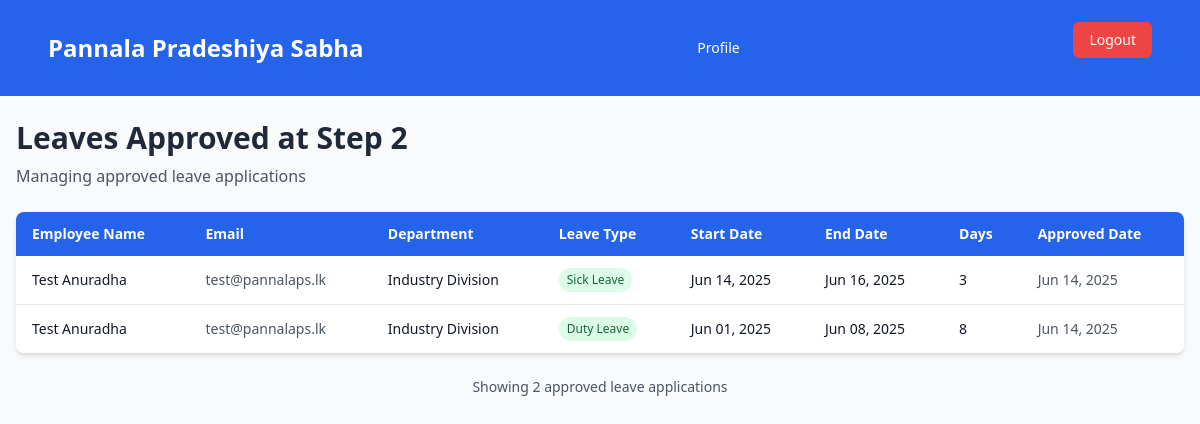
Before: /admin/reports.php (signed in) with the older database file.
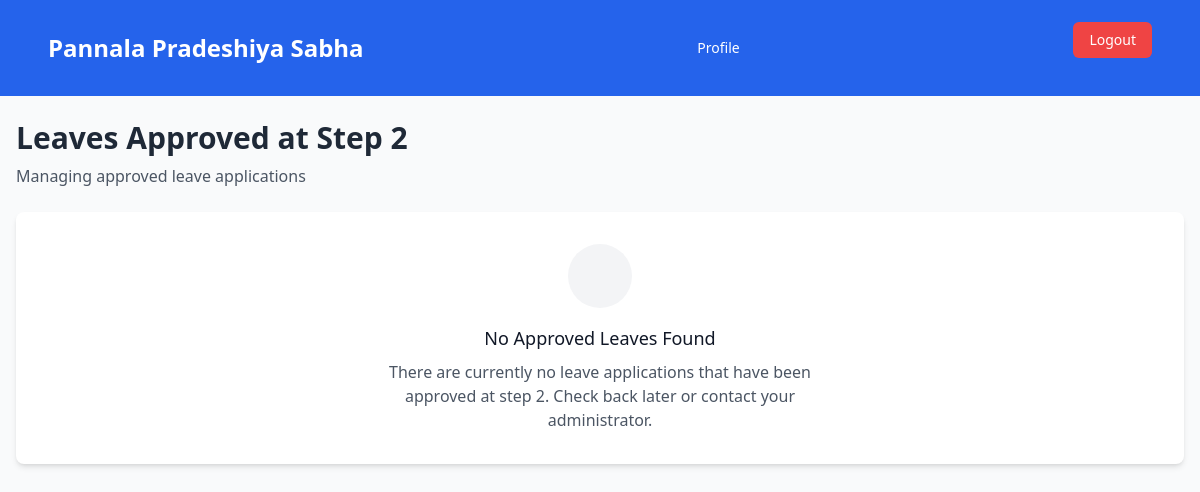
After: the same page with the newer database file.
### tables this page shows
CREATE TABLE `wp_leave_request` (
  `request_id` int NOT NULL,
  `user_id` int NOT NULL,
  `leave_type` varchar(50) DEFAULT NULL,
  `leave_start_date` date NOT NULL,
  `leave_end_date` date NOT NULL,
  `number_of_days` decimal(3,1) NOT NULL,
  `reason` text,
  `substitute` varchar(255) DEFAULT NULL,
  `status` int DEFAULT NULL COMMENT '1-pending, 2-accept, 3-reject',
  `step_1_approver_id` int DEFAULT NULL,
  `step_1_status` enum('pending','approved','rejected') DEFAULT 'pending',
  `step_1_date` datetime DEFAULT NULL,
  `step_2_approver_id` int DEFAULT NULL,
  `step_2_status` enum('pending','approved','rejected') DEFAULT 'pending',
  `step_2_date` datetime DEFAULT NULL,
  `step_3_approver_id` int DEFAULT NULL,
  `step_3_status` enum('pending','approved','rejected') DEFAULT 'pending',
  `step_3_date` datetime DEFAULT NULL,
  `final_status` enum('pending','approved','rejected') DEFAULT 'pending',
  `created_at` timestamp NOT NULL DEFAULT CURRENT_TIMESTAMP,
  `updated_at` timestamp NOT NULL DEFAULT CURRENT_TIMESTAMP ON UPDATE CURRENT_TIMESTAMP,
  `sub_office` varchar(255) NOT NULL,
  `office_type` enum('head','sub') DEFAULT 'head',
  `rejection_remark` text,
  `department_id` int DEFAULT NULL
);

CREATE TABLE `wp_pradeshiya_sabha_users` (
  `ID` int NOT NULL,
  `username` varchar(255) NOT NULL,
  `password` varchar(255) NOT NULL,
  `first_name` varchar(255) NOT NULL,
  `last_name` varchar(255) NOT NULL,
  `gender` enum('Male','Female') NOT NULL,
  `email` varchar(255) NOT NULL,
  `address` text NOT NULL,
  `NIC` varchar(12) NOT NULL,
  `service_number` varchar(50) NOT NULL,
  `phone_number` varchar(20) DEFAULT NULL,
  `designation` varchar(255) NOT NULL,
  `sub_office` varchar(255) NOT NULL,
  `date_of_joining` date NOT NULL,
  `created_at` timestamp NOT NULL DEFAULT CURRENT_TIMESTAMP,
  `updated_at` timestamp NOT NULL DEFAULT CURRENT_TIMESTAMP ON UPDATE CURRENT_TIMESTAMP,
  `leave_balance` decimal(3,1) NOT NULL DEFAULT '20.0',
  `duty_leave_count` int DEFAULT '0',
  `casual_leave_balance` decimal(3,1) NOT NULL DEFAULT '21.0',
  `sick_leave_balance` decimal(3,1) NOT NULL DEFAULT '24.0',
  `department_id` int DEFAULT NULL,
  `designation_id` int DEFAULT NULL
);

CREATE TABLE `wp_departments` (
  `department_id` int NOT NULL,
  `department_name` varchar(255) NOT NULL
);

### admin/reports.php (the view, shortened to what this page needs)
<?php
require "../includes/dbconfig.php";
require "../includes/navbar.php";
$sql = "
    SELECT lr.*, u.first_name, u.last_name, u.email, d.department_name
    FROM wp_leave_request lr
    JOIN wp_pradeshiya_sabha_users u ON lr.user_id = u.ID
    LEFT JOIN wp_departments d ON u.department_id = d.department_id
    WHERE lr.step_2_status = 'approved'
    ORDER BY lr.step_2_date DESC
";
$stmt = $conn->prepare($sql);
$stmt->execute();
$result = $stmt->get_result();
?>
<!DOCTYPE html>
<html lang="en">
<head>
    <script src="https://cdn.tailwindcss.com"></script>
</head>
<body class="bg-gray-50 min-h-screen">
    <div class="container mx-auto px-4 py-6 max-w-7xl">
        <div class="mb-6">
            <h1 class="text-2xl md:text-3xl font-bold text-gray-800 mb-2">
                Leaves Approved at Step 2
            </h1>
            <p class="text-gray-600 text-sm md:text-base">
                Managing approved leave applications
            </p>
        </div>
        <?php if ($result->num_rows > 0): ?>
            <div class="hidden lg:block">
                <div class="bg-white rounded-lg shadow-md overflow-hidden">
                    <table class="min-w-full">
                        <thead class="bg-blue-600 text-white">
                            <tr>
                                <th class="py-3 px-4 text-left text-sm font-semibold">Employee Name</th>
                                <th class="py-3 px-4 text-left text-sm font-semibold">Email</th>
                                <th class="py-3 px-4 text-left text-sm font-semibold">Department</th>
                                <th class="py-3 px-4 text-left text-sm font-semibold">Leave Type</th>
                                <th class="py-3 px-4 text-left text-sm font-semibold">Start Date</th>
                                <th class="py-3 px-4 text-left text-sm font-semibold">End Date</th>
                                <th class="py-3 px-4 text-left text-sm font-semibold">Days</th>
                                <th class="py-3 px-4 text-left text-sm font-semibold">Approved Date</th>
                            </tr>
                        </thead>
                        <tbody class="divide-y divide-gray-200">
                            <?php while ($row = $result->fetch_assoc()): ?>
                                <tr class="hover:bg-gray-50 transition-colors">
                                    <td class="py-3 px-4 text-sm text-gray-900">
                                        <?= htmlspecialchars($row['first_name'] . ' ' . $row['last_name']) ?>
                                    </td>
                                    <td class="py-3 px-4 text-sm text-gray-600">
                                        <?= htmlspecialchars($row['email']) ?>
                                    </td>
                                    <td class="py-3 px-4 text-sm text-gray-900">
                                        <?= htmlspecialchars($row['department_name'] ?? 'N/A') ?>
                                    </td>
                                    <td class="py-3 px-4 text-sm">
                                        <span class="inline-flex px-2 py-1 text-xs font-medium bg-green-100 text-green-800 rounded-full">
                                            <?= htmlspecialchars($row['leave_type']) ?>
                                        </span>
                                    </td>
                                    <td class="py-3 px-4 text-sm text-gray-900">
                                        <?= htmlspecialchars(date('M d, Y', strtotime($row['leave_start_date']))) ?>
                                    </td>
                                    <td class="py-3 px-4 text-sm text-gray-900">
                                        <?= htmlspecialchars(date('M d, Y', strtotime($row['leave_end_date']))) ?>
                                    </td>
                                    <td class="py-3 px-4 text-sm font-medium text-gray-900">
                                        <?= htmlspecialchars($row['number_of_days']) ?>
                                    </td>
                                    <td class="py-3 px-4 text-sm text-gray-600">
                                        <?= htmlspecialchars(date('M d, Y', strtotime($row['step_2_date']))) ?>
                                    </td>
                                </tr>
                            <?php endwhile; ?>
                        </tbody>
                    </table>
                </div>
            </div>
                <?php
                $result->data_seek(0);
                ?>
            <div class="mt-6 text-center">
                <p class="text-sm text-gray-600">
                    Showing <?= $result->num_rows ?> approved leave application<?= $result->num_rows !== 1 ? 's' : '' ?>
                </p>
            </div>
        <?php else: ?>
            <div class="bg-white rounded-lg shadow-md p-8 text-center">
                <div class="mx-auto w-16 h-16 bg-gray-100 rounded-full flex items-center justify-center mb-4">
                </div>
                <h3 class="text-lg font-medium text-gray-900 mb-2">No Approved Leaves Found</h3>
                <p class="text-gray-600 max-w-md mx-auto">
                    There are currently no leave applications that have been approved at step 2.
                    Check back later or contact your administrator.
                </p>
            </div>
        <?php endif; ?>
    </div>
</body>
</html>

### includes/navbar.php (shortened to what this page needs)
<?php
$designation_id = $_SESSION['user']['designation_id'] ?? null;
function nav_link($href, $text)
{
    return "<a href=\"$href\" class=\"text-white hover:bg-blue-700 px-3 py-2 rounded-md text-sm font-medium transition duration-150 ease-in-out\">$text</a>";
}
echo '
<nav class="bg-blue-600 p-4">
    <div class="max-w-7xl mx-auto px-4 sm:px-6 lg:px-8">
        <div class="flex justify-between items-center h-16">
            <div class="text-white text-2xl font-bold">
                <a href="./dashboard.php">Pannala Pradeshiya Sabha</a>
            </div>
            <div class="hidden md:flex space-x-6">';
if ($designation_id == 7) {
    echo nav_link('/admin/dashboard.php', 'Dashboard');
    echo nav_link('/admin/manage-users.php', 'Manage Users');
    echo nav_link('/admin/manage-leaves.php', 'Manage Leaves');
    echo nav_link('/admin/reports.php', 'Reports');
}
elseif ($designation_id == 1) {
    echo nav_link('../admin/hod-leaves.php', 'Department Leave Requests');
    echo nav_link('../admin/approved-leaves.php', 'Approved Leaves');
}
elseif ($designation_id == 5 || $designation_id == 3) {
    echo nav_link('../admin/head-of-ps-approval.php', 'HOD Approved Leaves');
    echo nav_link('../admin/reports.php', 'Reports');
}
elseif ($designation_id == 8) {
    echo nav_link('../admin/leave-approvals.php', 'Leave Approvals');
    echo nav_link('../admin/leave-history.php', 'Leave History');
}
elseif ($designation_id == 9 || $designation_id == 6 ){
    echo nav_link('../admin/suboffice-leave-approvals.php', 'SubOffice Leave Approvals');
    echo nav_link('../admin/suboffice-leaves.php', 'SubOffice Leave Report');
}
elseif ($designation_id == 10 ) {
    echo nav_link('../admin/suboffice-step2-approvals.php', 'Approve Leaves');
    echo nav_link('../admin/leave-officer-history.php', 'Leave History');
}
else {
    echo nav_link('/user/profile.php', 'Profile');
}
echo '
            </div>
            <div class="hidden md:block">
                <form method="POST" action="../logout.php" class="mt-0">
                    <button type="submit" class="bg-red-500 hover:bg-red-600 text-white px-4 py-2 rounded-md text-sm font-medium w-full transition duration-150 ease-in-out">
                        Logout
                    </button>
                </form>
            </div>
            <div class="md:hidden flex items-center">
                <button id="hamburger" class="text-white focus:outline-none">
                    <svg class="w-6 h-6" fill="none" stroke="currentColor" viewBox="0 0 24 24" xmlns="http://www.w3.org/2000/svg">
                        <path stroke-linecap="round" stroke-linejoin="round" stroke-width="2" d="M4 6h16M4 12h16M4 18h16"></path>
                    </svg>
                </button>
            </div>
        </div>
        <div id="mobile-menu" class="md:hidden bg-blue-600 text-white p-4 hidden">
';
echo '
            <form method="POST" action="../logout.php" class="mt-4">
                <button type="submit" class="bg-red-500 hover:bg-red-600 text-white px-4 py-2 rounded-md w-full transition duration-150 ease-in-out">
                    Logout
                </button>
            </form>
        </div>
    </div>
</nav>
<script>
    const hamburger = document.getElementById("hamburger");
    const mobileMenu = document.getElementById("mobile-menu");
    hamburger.addEventListener("click", () => {
        mobileMenu.classList.toggle("hidden");
    });
</script>
';
?>

Changed rows visible on the page:
removed wp_leave_request: user.last_name "Test Anuradha", user.email "test@pannalaps.lk", department.department_name "Industry Division", leave_type "Sick Leave", leave_start_date "Jun 14, 2025", leave_end_date "Jun 16, 2025", number_of_days "3", step_2_date "Jun 14, 2025"
removed wp_leave_request: user.last_name "Test Anuradha", user.email "test@pannalaps.lk", department.department_name "Industry Division", leave_type "Duty Leave", leave_start_date "Jun 01, 2025", leave_end_date "Jun 08, 2025", number_of_days "8", step_2_date "Jun 14, 2025"
Other visible differences:
$result->num_rows: "2" → (not shown)
text no longer shown: "Employee Name Email Department Leave Type Start Date End Date Days Approved Date Showing approved leave application s"
text now shown: "No Approved Leaves Found There are currently no leave applications that have been approved at step 2. Check back later or contact your administrator."
